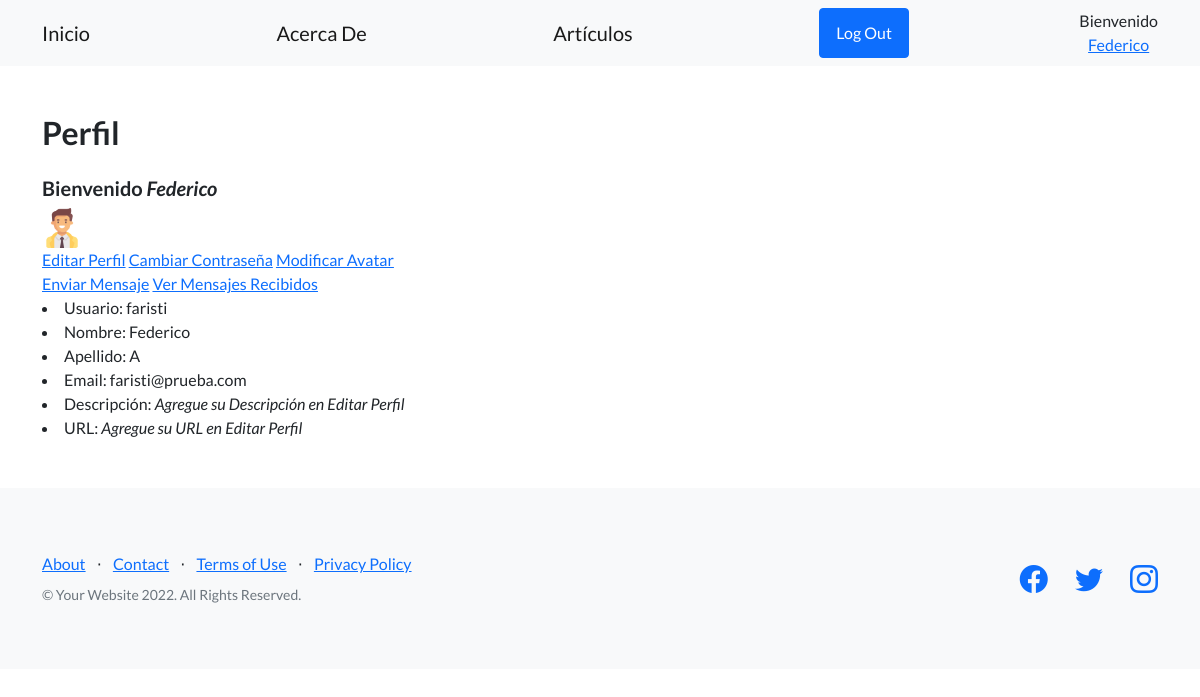
/accounts/profile/ (signed in), run on an earlier commit of the app's database.
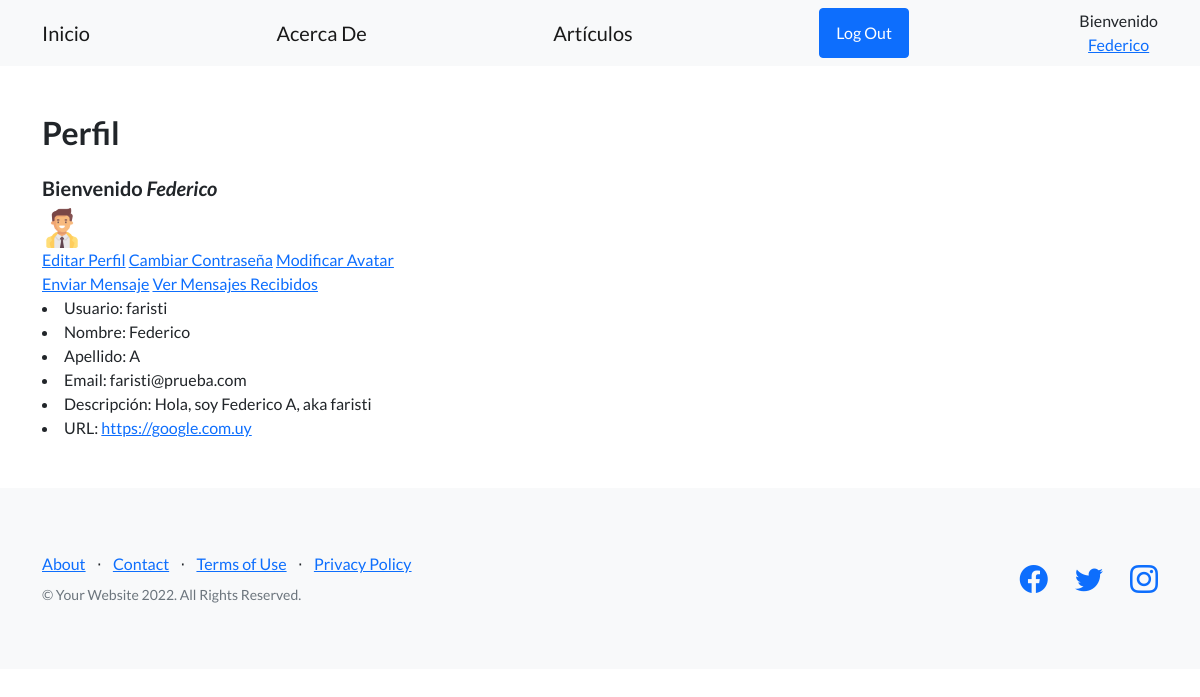
And on a later commit of the database.
### Accounts/models.py (models this page shows)
class Info(models.Model):
    user = models.ForeignKey(User, on_delete=models.CASCADE)
    descripcion = models.CharField(max_length=200)
    link_url = models.URLField(max_length = 200)

### Accounts/views.py (the view)
# urls.py: path("accounts/profile/", views.ver_perfil, name="verPerfil"),
@login_required
def ver_perfil(request):
    user = request.user
    avatar_user = Avatar.objects.filter(user=request.user).first()
    info_user = Info.objects.filter(user=request.user).first()
    if avatar_user is not None:
        avatar_user_url = avatar_user.imagen.url
        tiene_avatar = True
    else:
        avatar_user_url = "/media/avatares/png-default-avatar-2.png"
        tiene_avatar = False
    if info_user is not None:
        descripcion = info_user.descripcion
        link_url = info_user.link_url
        tiene_info = True
    else:
        descripcion = "Agregue su Descripción en Editar Perfil"
        link_url = "Agregue su URL en Editar Perfil"
        tiene_info = False
    return render(request, "Accounts/ver_perfil.html", {'user':user, 'avatar_user':avatar_user_url, 'tiene_avatar':tiene_avatar, 'descripcion':descripcion, 'link_url':link_url, 'tiene_info':tiene_info})

### Accounts/templates/Accounts/ver_perfil.html (shortened to what this page needs)
{% extends 'Blog/encabezado.html' %}
{% load static %}
{% block contenidoQueCambia %}
<h2 class="mb-4">Perfil</h2>
<h5>Bienvenido <i>{{ user.first_name }}</i></h5>
<img width="40px" src="{{avatar_user}}">
<br>
<a href="{% url 'editarPerfil' %}">Editar Perfil</a>
<a href="{% url 'password_change' %}">Cambiar Contraseña</a>
{% if tiene_avatar %}
<a href="{% url 'agregar_avatar' %}">Modificar Avatar</a>
{% endif %}
<br>
<a href="{% url 'enviar_mensaje' %}">Enviar Mensaje</a>
<a href="{% url 'mostrar_mensajes' %}">Ver Mensajes Recibidos</a>
<li>Usuario: {{user.username}}</li>
<li>Nombre: {{user.first_name}}</li>
<li>Apellido: {{user.last_name}}</li>
<li>Email: {{user.email}}</li>
{% if tiene_info %}
<li>Descripción: {{descripcion}}</li>
<li>URL: <a href={{link_url}}>{{link_url}}</a></li>
{% endif %}
{% if not tiene_info %}
<li>Descripción: <i>{{descripcion}}</i></li>
<li>URL: <i>{{link_url}}</i></li>
{% endif %}
{% endblock %}

What changed in the data, as far as the page shows it:
added Info: descripcion "Hola, soy Federico A, aka faristi", link_url "https://google.com.uy"
Also different on the page:
{{ descripcion }}: "Agregue su Descripción en Editar Perfil" → (not shown)
{{ link_url }}: "Agregue su URL en Editar Perfil" → (not shown)
